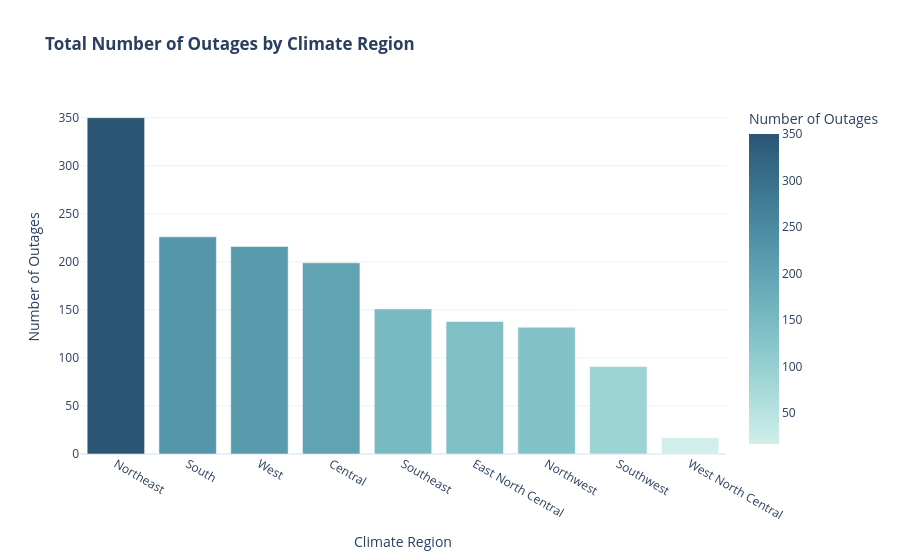

Write notebook code for a chart like this one.
### Code cell
by_region = df_cleaned.groupby('CLIMATE.REGION', observed=True).size().sort_values(ascending=False)
fig = px.bar(
    by_region.reset_index(name='Number of Outages'), 
    x='CLIMATE.REGION', 
    y='Number of Outages', 
    title='<b>Total Number of Outages by Climate Region</b>',
    labels={'CLIMATE.REGION': 'Climate Region', 'Number of Outages': 'Number of Outages'},
    color='Number of Outages',
    color_continuous_scale='teal',
)
fig.update_layout( 
    template="plotly_white" # Match style of other plots
)
fig.show()

# Export plot for website
fig.write_html('docs/assets/plots/outages_by_climate_region.html', include_plotlyjs='cdn')

### Figure 1 — Plotly figure (JSON) as saved in the notebook; plotly's stock layout.template omitted (floating-point values rounded to 4 significant figures)
{"data": [{"alignmentgroup": "True", "hovertemplate": "Climate Region=%{x}<br>Number of Outages=%{marker.color}<extra></extra>", "legendgroup": "", "marker": {"color": [350, 226, 216, 199, 151, 138, 132, 91, 17], "coloraxis": "coloraxis", "pattern": {"shape": ""}}, "name": "", "offsetgroup": "", "orientation": "v", "showlegend": false, "textposition": "auto", "type": "bar", "x": ["Northeast", "South", "West", "Central", "Southeast", "East North Central", "Northwest", "Southwest", "West North Central"], "xaxis": "x", "y": [350, 226, 216, 199, 151, 138, 132, 91, 17], "yaxis": "y"}], "layout": {"barmode": "relative", "coloraxis": {"colorbar": {"title": {"text": "Number of Outages"}}, "colorscale": [[0, "rgb(209, 238, 234)"], [0.1667, "rgb(168, 219, 217)"], [0.3333, "rgb(133, 196, 201)"], [0.5, "rgb(104, 171, 184)"], [0.6667, "rgb(79, 144, 166)"], [0.8333, "rgb(59, 115, 143)"], [1, "rgb(42, 86, 116)"]]}, "legend": {"tracegroupgap": 0}, "title": {"text": "<b>Total Number of Outages by Climate Region</b>"}, "xaxis": {"anchor": "y", "domain": [0, 1], "title": {"text": "Climate Region"}}, "yaxis": {"anchor": "x", "domain": [0, 1], "title": {"text": "Number of Outages"}}}}
